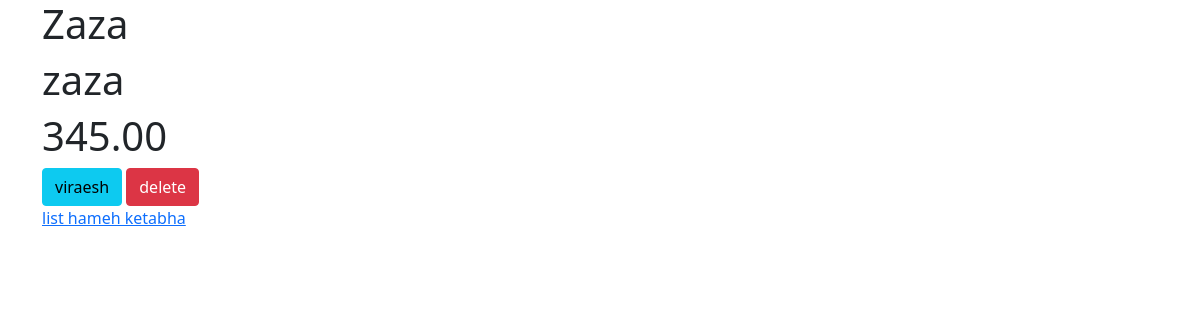
The app's page /books/5/, older data.
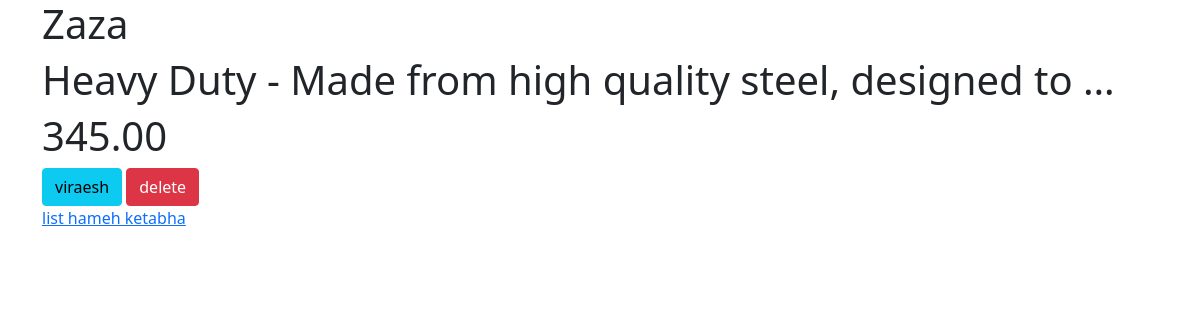
The same page, newer data.
### books/models.py (models this page shows, shortened)
class Book(models.Model):
    title = models.CharField(max_length=200)
    author = models.CharField(max_length=100)
    text = models.TextField()
    price = models.DecimalField(max_digits=6, decimal_places=2)

### books/views.py (the view)
# urls.py: path("<int:pk>/", BookDetailView.as_view(), name="book_detail"),
class BookDetailView(generic.DetailView):
    model = Book
    template_name = "books/book_detail.html"

### books/templates/books/book_detail.html (shortened to what this page needs)
{% extends "_base.html" %}
{% block content %}
    <h1>{{ book.title|capfirst }}</h1>
    <h1>{{ book.text|linebreaksbr|truncatewords:10 }}</h1>
    <h1>{{ book.price }}</h1>
    <a href="{% url "book_update" book.id %}"><button class="btn btn-info" type="button">viraesh</button></a>
    <a href="{% url "book_delete" book.id %}"><button class="btn btn-danger" type="button">delete</button></a>
    <br>
    <a href="{% url "book_list"  %}">list hameh ketabha</a>
{% endblock %}

### templates/_base.html (shortened to what this page needs)
<!DOCTYPE HTML PUBLIC "-//W3C//DTD HTML 4.01//EN" "http://www.w3.org/TR/html4/strict.dtd">
<html lang="en">
<head>
    <link href="https://cdn.jsdelivr.net/npm/bootstrap@5.1.3/dist/css/bootstrap.min.css" rel="stylesheet"
>
</head>
<body>
<div class="container">
    {% block content %}
    {% endblock %}
</div>
</body>
</html>

Row changes from the older to the newer data that the page shows:
changed Book: text "zaza" → "Heavy Duty - Made from high quality steel, designed to …"
